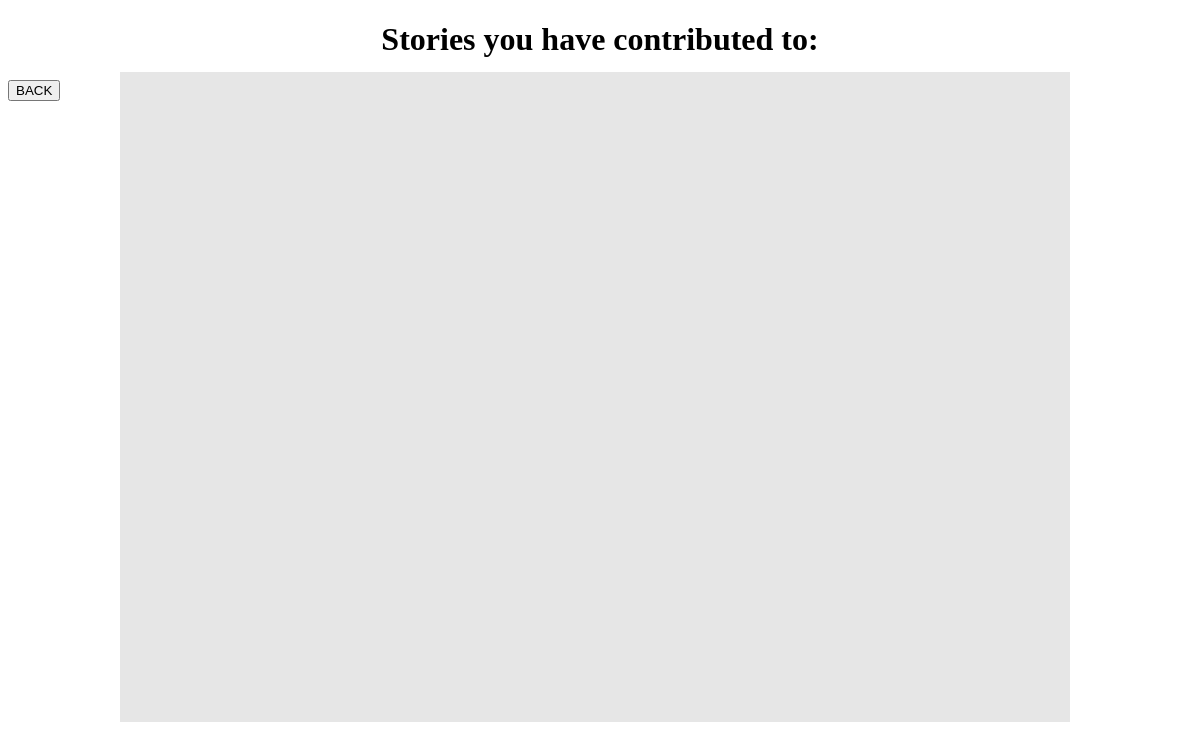
Before: /contributed (signed in) with the older database file.
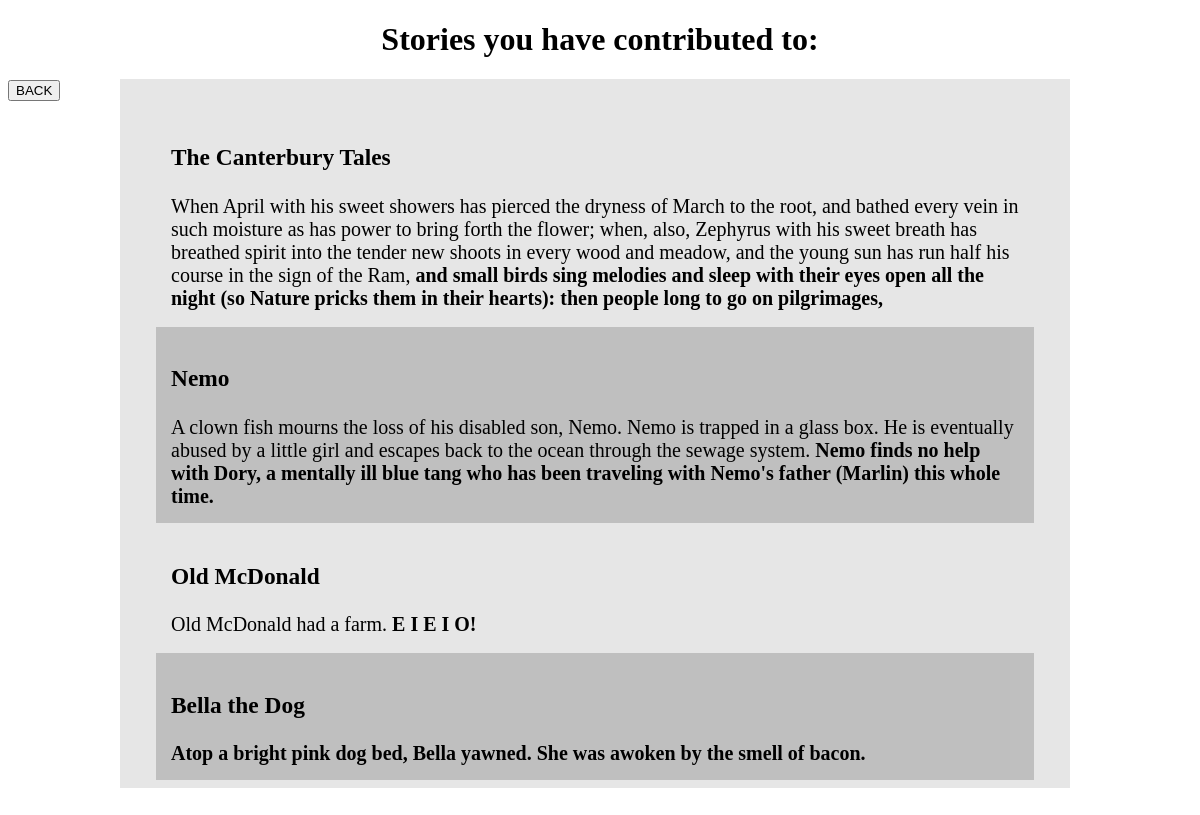
After: the same page with the newer database file.
### tables this page shows
CREATE TABLE stories (storyID INT, title VARCHAR, isOpen INT);

### app.py (the view)
@app.route("/contributed",methods=['POST','GET'])
def contributed():
    if session and auth.userCooked(session["user"]):
        data = posts.getContributedData(session["user"])
        return render_template("contributed.html", data=data)
    return redirect("/")

### utils/auth.py (called while the page is built)
def userCooked(user):
    f = "data/story.db"
    db = sqlite3.connect(f)
    c = db.cursor()
    a = c.execute("SELECT username FROM users")
    for row in a:
        if session and row and user == row[0]:
            return True
    return False

### utils/posts.py (called while the page is built)
def getContributedIDs(username):
    db = sqlite3.connect("data/story.db")
    cursor = db.cursor()
    query = "SELECT storyID FROM updates WHERE username=\"" + username + "\""
    cursor.execute(query)
    fetch = cursor.fetchall()
    data = []
    for i in fetch:
        data.append(i[0])
    return data

### templates/contributed.html (shortened to what this page needs)
<!DOCTYPE html>
<html>
  <head>
  </head>
  <body>
    <center><h1>Stories you have contributed to:</h1></center>
    <div>
    <table class="content">
      {% for dict in data %}
      <tr class="content"><td>
	  <h3>{{ dict["title"] }}</h3>
	  {{ dict["text"] | safe }}
	  <br>
      </td></tr>
      {% endfor %}
    </table>
    </div>
    <form action="/" method=["POST","GET"]>
      <input type="submit" value="BACK">
    </form>
  </body>
</html>

Changed rows visible on the page:
now on this page (row unchanged): stories: title "The Canterbury Tales", text "When April with his sweet showers has pierced the dryness of March to the root, and bathed every vein in such moisture as has power to bring forth the flower; when, also, Zephyrus with his sweet breath has breathed spirit into the tender new shoots in every wood and meadow, and the young sun has run half his course in the sign of the Ram, and small birds sing melodies and sleep with their eyes open all the night (so Nature pricks them in their hearts): then people long to go on pilgrimages,"
now on this page (row unchanged): stories: title "Nemo", text "A clown fish mourns the loss of his disabled son, Nemo. Nemo is trapped in a glass box. He is eventually abused by a little girl and escapes back to the ocean through the sewage system. Nemo finds no help with Dory, a mentally ill blue tang who has been traveling with Nemo's father (Marlin) this whole time."
added stories: title "Old McDonald", text "Old McDonald had a farm. E I E I O!"
added stories: title "Bella the Dog", text "Atop a bright pink dog bed, Bella yawned. She was awoken by the smell of bacon."
